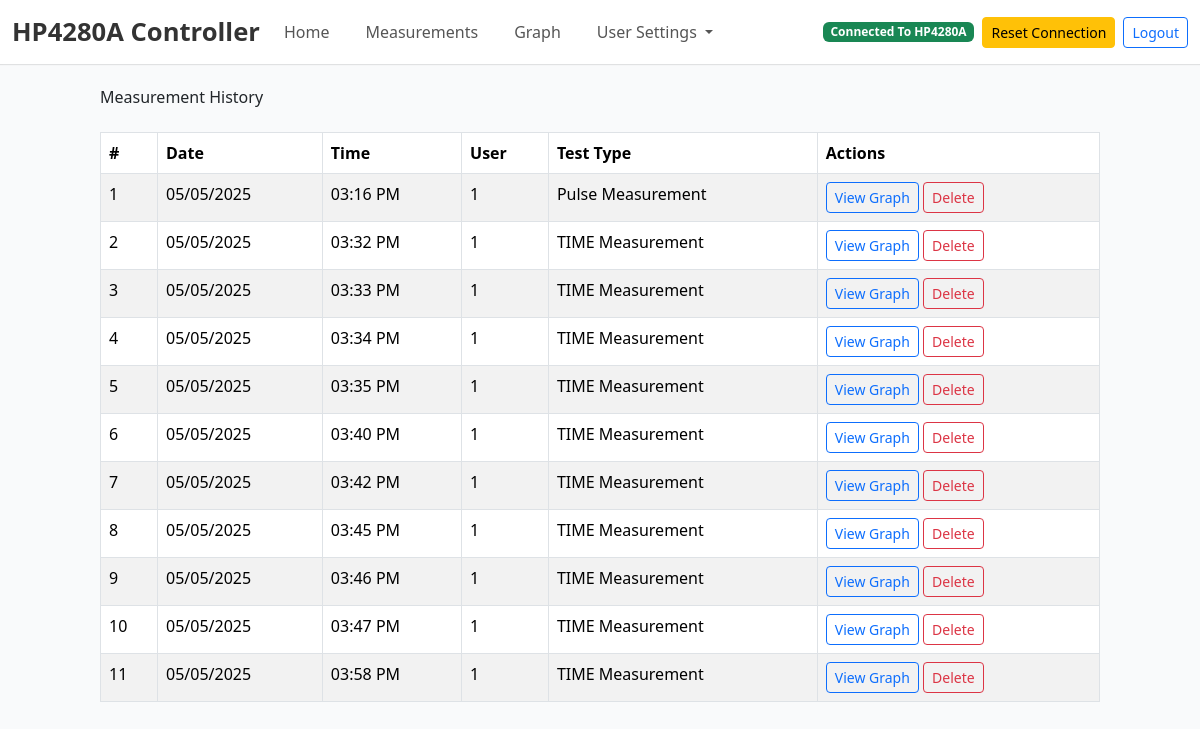
Screenshot of /history (signed in) with the database file from the repository.
### tables this page shows
CREATE TABLE measurements (
            measurement_id INTEGER PRIMARY KEY AUTOINCREMENT,
            date_recorded DATE NOT NULL,
            time_recorded TIME NOT NULL,
            user_id INTEGER NOT NULL,
            test_type TEXT NOT NULL,
            csv_file_path TEXT,
            FOREIGN KEY (user_id) REFERENCES users (id)
        );

### main.py (the view)
@app.route('/history', methods=["GET"])
def history():
    if 'email' not in session:
        flash("Please log in to access this page.", "error")
        return redirect(url_for("login"))
    user = get_user_by_email(session['email'])
    if not user:
        flash("User not found. Please log in again.", "error")
        return redirect(url_for("login"))
    measurements = get_measurements(user_id=user[0])  # user[0] is the user ID
    return render_template("history.html", measurements=measurements)

### database.py (called while the page is built)
def get_user_by_email(email):
    conn = sqlite3.connect(DB_path)
    cursor = conn.cursor()
    cursor.execute('''
        SELECT * FROM users WHERE email = ?
    ''', (email,))
    user = cursor.fetchone()
    conn.close()
    return user

def get_measurements(user_id=None):
    conn = sqlite3.connect(DB_path)
    cursor = conn.cursor()
    if user_id:
        cursor.execute('''
            SELECT * FROM measurements WHERE user_id = ?
        ''', (user_id,))
    else:
        cursor.execute('SELECT * FROM measurements')
    measurements = cursor.fetchall()
    conn.close()
    return measurements

### main.py (called while the page is built, shortened)
@app.template_filter('datetimeformat')
def datetimeformat(value, format='%Y-%m-%d'):
    try:
        utc = pytz.utc
        dt = datetime.strptime(value, '%Y-%m-%d %H:%M:%S')
        dt = utc.localize(dt)
        eastern = timezone('US/Eastern')
        dt = dt.astimezone(eastern)
    except ValueError:
        try:
            dt = datetime.strptime(value, '%Y-%m-%d')
            dt = pytz.utc.localize(dt)  # Handle as UTC
            eastern = timezone('US/Eastern')
            dt = dt.astimezone(eastern)
        except ValueError:
            try:
                dt = datetime.strptime(value, '%H:%M:%S')
            except ValueError:
                return value
    return dt.strftime(format)

@app.context_processor
def inject_user_info():
    if 'email' in session:
        user = get_user_by_email(session['email'])
        if user:
            return {
                'username': f"{user[1]} {user[2]}",  # First name and last name
                'user_id': user[0],  # User ID
                'email': user[3],  # Email
                'is_admin': user[5] == 1  # Check if the user is an admin (assuming `is_admin` is the 6th column)
            }

@app.context_processor
def inject_connection_status():
    if 'email' in session and session['email'] in gpib_connections:
        ctrl = gpib_connections[session['email']]
        if hasattr(ctrl, 'conn') and hasattr(ctrl.conn, 'check_connection'):
            connected = ctrl.conn.check_connection()
            return {
                'connection_status': 'success' if connected else 'failure',
                'terminal_output': ["Connected to device." if connected else "Not connected."]
            }
    return {
        'connection_status': 'failure',
        'terminal_output': ["No connection."]
    }

### templates/history.html (shortened to what this page needs)
{% extends "base.html" %}
{% block content %}
<div class="container mt-4">
    <h2 class="mb-4">Measurement History</h2>
    {% if measurements %}
        <table class="table table-striped table-bordered">
            <thead>
                <tr>
                    <th>#</th>
                    <th>Date</th>
                    <th>Time</th>
                    <th>User</th>
                    <th>Test Type</th>
                    <th>Actions</th>
                </tr>
            </thead>
            <tbody>
                {% for measurement in measurements %}
                    <tr>
                        <td>{{ measurement[0] }}</td>
                        <td>{{ measurement[1] | datetimeformat('%m/%d/%Y') }}</td>
                        <td>{{ measurement[2] | datetimeformat('%I:%M %p') }}</td>
                        <td>{{ measurement[3] }}</td>
                        <td>{{ measurement[4] }}</td>
                        <td>
                            <a href="{{ url_for('view_measurement', measurement_id=measurement[0]) }}" class="btn btn-outline-primary btn-sm">View Graph</a>
                            <form action="{{ url_for('delete_measurement', measurement_id=measurement[0]) }}" method="POST" style="display:inline;">
                                <button type="submit" class="btn btn-outline-danger btn-sm" onclick="return confirm('Are you sure you want to delete this measurement?');">Delete</button>
                            </form>
                        </td>
                    </tr>
                {% endfor %}
            </tbody>
        </table>
    {% else %}
        <p>No measurements found.</p>
    {% endif %}
</div>
{% endblock %}

### rows the page displays
measurements: measurement_id "1", date_recorded "05/05/2025", time_recorded "03:16 PM", user "1", test_type "Pulse Measurement"
measurements: measurement_id "2", date_recorded "05/05/2025", time_recorded "03:32 PM", user "1", test_type "TIME Measurement"
measurements: measurement_id "3", date_recorded "05/05/2025", time_recorded "03:33 PM", user "1", test_type "TIME Measurement"
measurements: measurement_id "4", date_recorded "05/05/2025", time_recorded "03:34 PM", user "1", test_type "TIME Measurement"
measurements: measurement_id "5", date_recorded "05/05/2025", time_recorded "03:35 PM", user "1", test_type "TIME Measurement"
measurements: measurement_id "6", date_recorded "05/05/2025", time_recorded "03:40 PM", user "1", test_type "TIME Measurement"
measurements: measurement_id "7", date_recorded "05/05/2025", time_recorded "03:42 PM", user "1", test_type "TIME Measurement"
measurements: measurement_id "8", date_recorded "05/05/2025", time_recorded "03:45 PM", user "1", test_type "TIME Measurement"
measurements: measurement_id "9", date_recorded "05/05/2025", time_recorded "03:46 PM", user "1", test_type "TIME Measurement"
measurements: measurement_id "10", date_recorded "05/05/2025", time_recorded "03:47 PM", user "1", test_type "TIME Measurement"
measurements: measurement_id "11", date_recorded "05/05/2025", time_recorded "03:58 PM", user "1", test_type "TIME Measurement"
